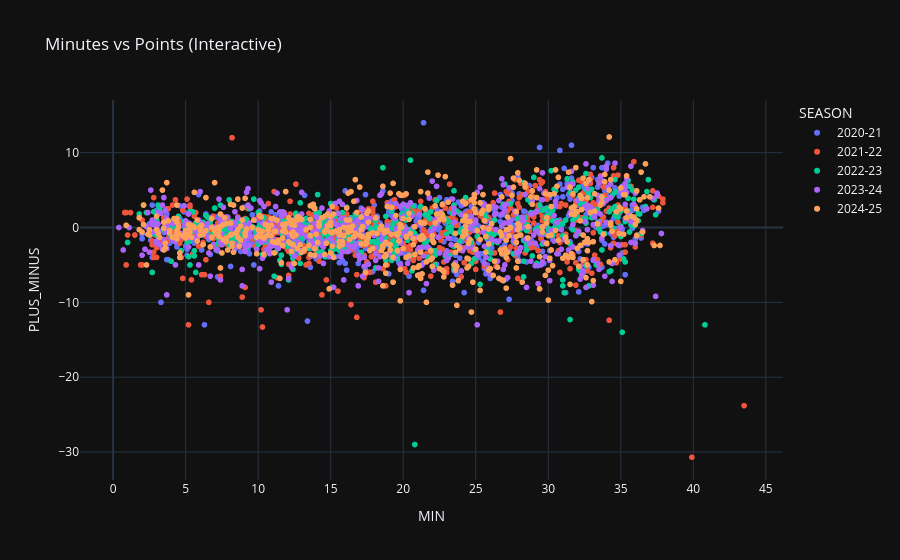

Source (notebook cell):
### Code cell
# ---------------- SCATTER PLOT OF MINUTES AND PLUS/MINUS ----------------
fig = px.scatter(
    df,
    x='MIN',
    y='PLUS_MINUS',
    color='SEASON',
    hover_data=['PLAYER_NAME','TEAM_ABBREVIATION'],
    title="Minutes vs Points (Interactive)"
)

fig.show()

### Figure 1 — Plotly figure (JSON) as saved in the notebook; plotly's stock layout.template omitted (floating-point values rounded to 4 significant figures; data arrays with more than 128 entries replaced by an {"elided": "..."} marker saying what was removed)
{"data": [{"customdata": {"elided": "540x2 str values"}, "hovertemplate": "SEASON=2020-21<br>MIN=%{x}<br>PLUS_MINUS=%{y}<br>PLAYER_NAME=%{customdata[0]}<br>TEAM_ABBREVIATION=%{customdata[1]}<extra></extra>", "legendgroup": "2020-21", "marker": {"color": "#636efa", "symbol": "circle"}, "mode": "markers", "name": "2020-21", "showlegend": true, "x": {"elided": "540 float values"}, "xaxis": "x", "y": {"elided": "540 float values"}, "yaxis": "y", "type": "scattergl"}, {"customdata": {"elided": "605x2 str values"}, "hovertemplate": "SEASON=2021-22<br>MIN=%{x}<br>PLUS_MINUS=%{y}<br>PLAYER_NAME=%{customdata[0]}<br>TEAM_ABBREVIATION=%{customdata[1]}<extra></extra>", "legendgroup": "2021-22", "marker": {"color": "#EF553B", "symbol": "circle"}, "mode": "markers", "name": "2021-22", "showlegend": true, "x": {"elided": "605 float values"}, "xaxis": "x", "y": {"elided": "605 float values"}, "yaxis": "y", "type": "scattergl"}, {"customdata": {"elided": "539x2 str values"}, "hovertemplate": "SEASON=2022-23<br>MIN=%{x}<br>PLUS_MINUS=%{y}<br>PLAYER_NAME=%{customdata[0]}<br>TEAM_ABBREVIATION=%{customdata[1]}<extra></extra>", "legendgroup": "2022-23", "marker": {"color": "#00cc96", "symbol": "circle"}, "mode": "markers", "name": "2022-23", "showlegend": true, "x": {"elided": "539 float values"}, "xaxis": "x", "y": {"elided": "539 float values"}, "yaxis": "y", "type": "scattergl"}, {"customdata": {"elided": "572x2 str values"}, "hovertemplate": "SEASON=2023-24<br>MIN=%{x}<br>PLUS_MINUS=%{y}<br>PLAYER_NAME=%{customdata[0]}<br>TEAM_ABBREVIATION=%{customdata[1]}<extra></extra>", "legendgroup": "2023-24", "marker": {"color": "#ab63fa", "symbol": "circle"}, "mode": "markers", "name": "2023-24", "showlegend": true, "x": {"elided": "572 float values"}, "xaxis": "x", "y": {"elided": "572 float values"}, "yaxis": "y", "type": "scattergl"}, {"customdata": {"elided": "569x2 str values"}, "hovertemplate": "SEASON=2024-25<br>MIN=%{x}<br>PLUS_MINUS=%{y}<br>PLAYER_NAME=%{customdata[0]}<br>TEAM_ABBREVIATION=%{customdata[1]}<extra></extra>", "legendgroup": "2024-25", "marker": {"color": "#FFA15A", "symbol": "circle"}, "mode": "markers", "name": "2024-25", "showlegend": true, "x": {"elided": "569 float values"}, "xaxis": "x", "y": {"elided": "569 float values"}, "yaxis": "y", "type": "scattergl"}], "layout": {"xaxis": {"anchor": "y", "domain": [0.0, 1.0], "title": {"text": "MIN"}}, "yaxis": {"anchor": "x", "domain": [0.0, 1.0], "title": {"text": "PLUS_MINUS"}}, "legend": {"title": {"text": "SEASON"}, "tracegroupgap": 0}, "title": {"text": "Minutes vs Points (Interactive)"}}}
